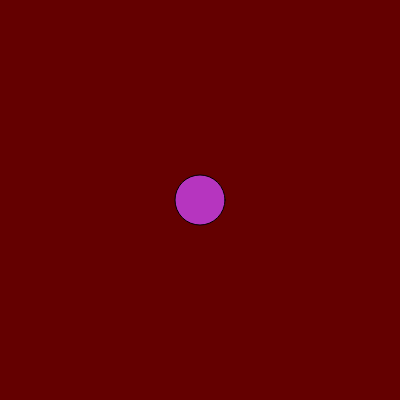
Frame 1 (no input)
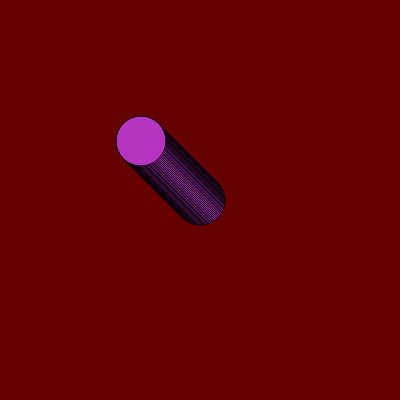
Frame 60 (no input)
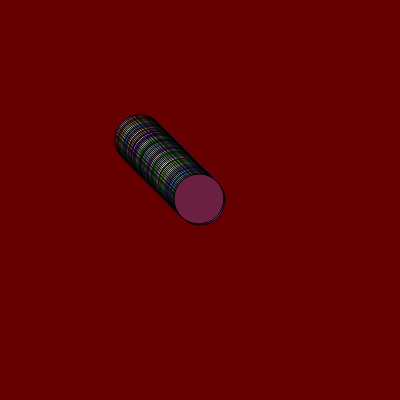
Frame 120 (the mouse pressed at the canvas centre since frame 60)

The p5.js sketch that drew these frames (run headless with seeded random() and noise() and a simulated clock; from frame 60 on, the mouse is pressed at the canvas centre):

// p5.js sketch
// ── sketch.js
let cor;
let posicaoHorizontal;//x
let posicaoVertical;//y


function setup() {
  createCanvas(400, 400);
    background(color (100, 0, 0));
  cor=color(random(0,255),random(0,255),random(0,255));
   posicaoHorizontal=200;
  posicaoVertical=200;
}

function draw() {
  fill(cor)
 circle(posicaoHorizontal,posicaoVertical,50);
  
if(mouseX < posicaoHorizontal)               
posicaoHorizontal = posicaoHorizontal - 1;

  
if(mouseX > posicaoHorizontal)               
posicaoHorizontal = posicaoHorizontal + 1;

  
  if(mouseY < posicaoVertical)                
posicaoVertical-- ;

  
  if(mouseY > posicaoVertical)               
posicaoVertical++;
  
if(mouseIsPressed) 
    cor = color(random(0, 255), random(0, 255), random(0,255)),
random(0, 100)
  
}
